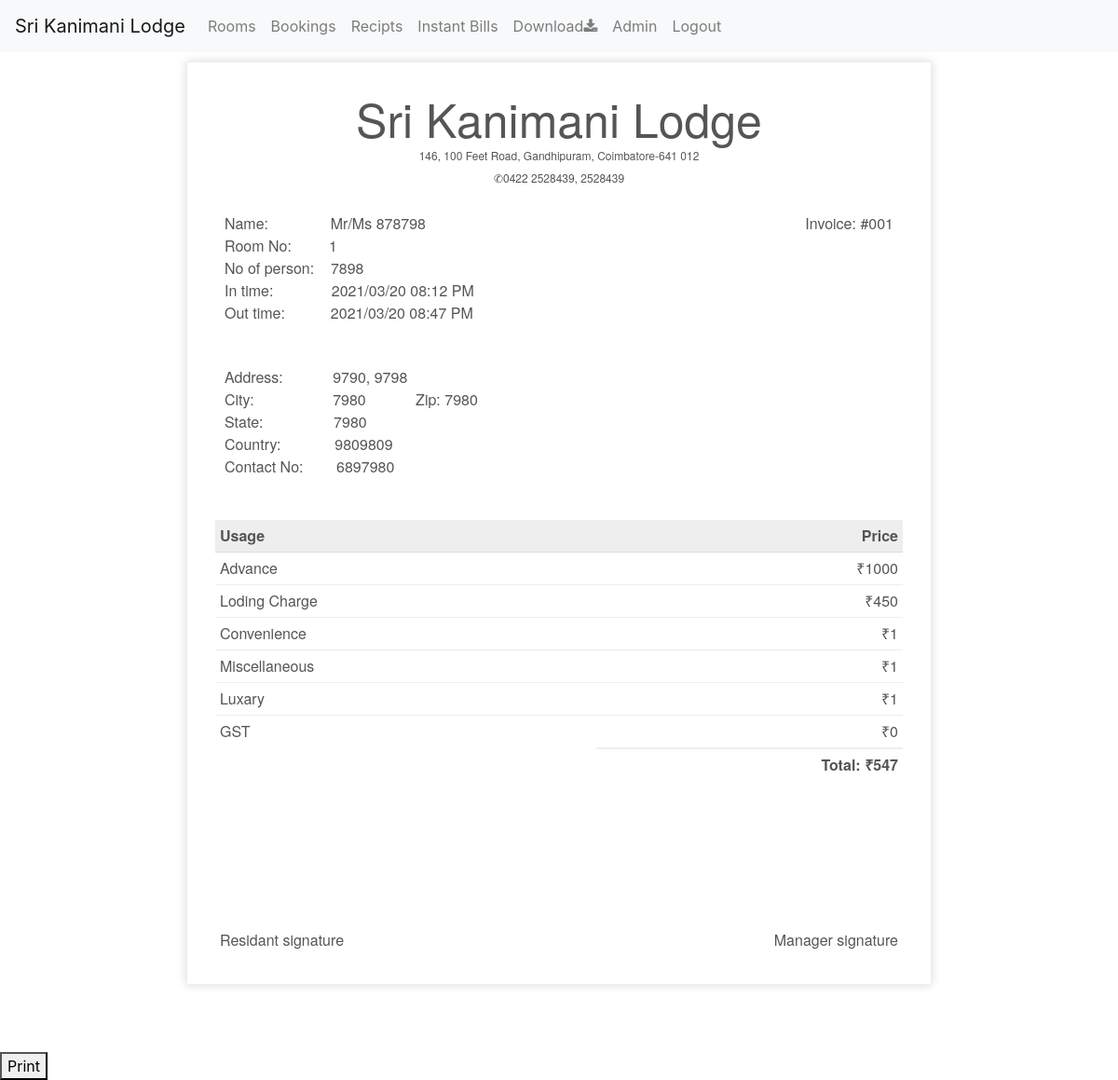
The page /bill/print/1 (signed in) on the database its author committed.
### models.py (models this page shows, shortened)
class CustomDBModel(db.Model):
	__abstract__ = True

class Customer(CustomDBModel):
	id = db.Column(db.Integer , primary_key=True , autoincrement=True)
	name = db.Column(db.Integer, nullable=False)
	count = db.Column(db.Integer, nullable=False, default = 1)
	address1 = db.Column(db.String(200), nullable=True)
	address2 = db.Column(db.String(200), nullable=True)
	city = db.Column(db.String(100), nullable=True)
	country = db.Column(db.String(60), nullable=True)
	state = db.Column(db.String(60), nullable=True)
	zip_code = db.Column(db.String(30), nullable=True)
	contact_no = db.Column(db.String(20), nullable=True)
	created_by = db.Column(db.Integer, nullable=True)

class Bill(CustomDBModel):
	id = db.Column(db.Integer , primary_key=True , autoincrement=True)
	room_id = db.Column(db.Integer, nullable=False)
	customer_id = db.Column(db.Integer, nullable=False)
	in_time = db.Column(db.DateTime, nullable=False)
	out_time =  db.Column(db.DateTime, nullable=True)
	advance = db.Column(db.Integer, nullable=True)
	miscellaneous = db.Column(db.Integer, nullable=True)
	luxary = db.Column(db.Integer, nullable=True)
	charge = db.Column(db.Integer, nullable=True)
	extra_charge = db.Column(db.Integer, nullable=True)
	gst = db.Column(db.Integer, nullable=True)
	total = db.Column(db.Integer, nullable=True)
	closed = db.Column(db.Boolean, default=False)
	created_by = db.Column(db.Integer, nullable=True)

### bills.py (the view)
@bill_blueprint.route('/bill/print/<int:id>')
@login_required
def print_bill(id):
	bill = Bill.query.filter_by(id=id).first()
	data = DictToObject(**all_bill_data(bill))
	return render_template('print_bill.html', data=data)

### models.py (called while the page is built)
	def is_admin(self):
		return current_user.email in app.config['ADMIN_USERS']

### templates/print_bill.html (shortened to what this page needs)
{% extends 'base.html' %}
{% block body %}
<div style="margin-top: 10px;">
    <div id="printable">
<div class="invoice-box" id='invoice-div'>
    <table cellpadding="0" cellspacing="0">
        <p style="text-align: center; margin-top: 30px; font-family: 'Helvetica Neue', 'Helvetica', Helvetica, Arial, sans-serif;">
            <span style="font-size: 50px;line-height: 0px;">Sri Kanimani Lodge</span><br>
            <span style="font-size: 12px;line-height: 0px;">
                146, 100 Feet Road, Gandhipuram, Coimbatore-641 012<br>
                ✆0422 2528439, 2528439
            </span>
        </p>
        <tr class="information">
            <td colspan="2">
                <table>
                    <tr>
                        <td>
                            Name:&nbsp&nbsp&nbsp&nbsp&nbsp&nbsp&nbsp&nbsp&nbsp&nbsp&nbsp&nbsp&nbsp&nbsp Mr/Ms {{data.name}}<br>
                            Room No: &nbsp&nbsp&nbsp&nbsp&nbsp&nbsp&nbsp&nbsp{{data.room_no}}<br>
                            No of person: &nbsp&nbsp&nbsp{{data.no_of_person}}<br>
                            In time: &nbsp&nbsp&nbsp&nbsp&nbsp&nbsp&nbsp&nbsp&nbsp&nbsp&nbsp&nbsp&nbsp{{data.in_time}}<br>
                            Out time: &nbsp&nbsp&nbsp&nbsp&nbsp&nbsp&nbsp&nbsp&nbsp&nbsp{{data.out_time}}
                        </td>
                        <td>
                            Invoice: #<span id='bill_id'></span><br>
                            {{curent_time}}<br>
                        </td>
                    </tr>
                    <tr>
                        <td>
                            Address:&nbsp&nbsp&nbsp&nbsp&nbsp&nbsp&nbsp&nbsp&nbsp&nbsp&nbsp {{data.address1}}, {{data.address2}}<br>
                            City: &nbsp&nbsp&nbsp&nbsp&nbsp&nbsp&nbsp&nbsp&nbsp&nbsp&nbsp&nbsp&nbsp&nbsp&nbsp&nbsp&nbsp&nbsp{{data.city}} &nbsp&nbsp&nbsp&nbsp&nbsp&nbsp&nbsp&nbsp&nbsp&nbsp Zip: {{data.zip}}<br>
                            State: &nbsp&nbsp&nbsp&nbsp&nbsp&nbsp&nbsp&nbsp&nbsp&nbsp&nbsp&nbsp&nbsp&nbsp&nbsp&nbsp{{data.state}} <br>
                            Country: &nbsp&nbsp&nbsp&nbsp&nbsp&nbsp&nbsp&nbsp&nbsp&nbsp&nbsp&nbsp{{data.country}}<br>
                            Contact No: &nbsp&nbsp&nbsp&nbsp&nbsp&nbsp&nbsp{{data.contact_number}}
                        </td>
                    </tr>
                </table>
            </td>
        </tr>
        <tr class="heading">
            <td>
                Usage
            </td>
            <td>
                Price
            </td>
        </tr>
        <tr class="item">
            <td>
                Advance
            </td>
            <td>
                ₹{{data.advance}}
            </td>
        </tr>
        <tr class="item">
            <td>
                Loding Charge
            </td>
            <td>
                ₹{{data.cost}}
            </td>
        </tr>
        <tr class="item">
            <td>
                Convenience
            </td>
            <td>
                ₹{{data.extra_cost}}
            </td>
        </tr>
        <tr class="item">
            <td>
                Miscellaneous
            </td>
            <td>
                ₹{{data.miscellaneous}}
            </td>
        </tr>
        <tr class="item">
            <td>
                Luxary
            </td>
            <td>
                ₹{{data.luxary}}
            </td>
        </tr>
        <tr class="item last">
            <td>
                GST
            </td>
            <td>
                ₹{{data.gst}}
            </td>
        </tr>
        <tr class="total">
            <td></td>
            <td>
                Total: ₹{{data.total}}
            </td>
        </tr>
    </table>
    <table>
        <tr>
            <td>
                <br><br><br><br><br><br>
            </td>
            <td>
                <br><br><br><br><br><br>
            </td>
        </tr>
        <tr>
            <td>
                Residant signature
            </td>
            <td>
                Manager signature
            </td>
        </tr>
    </table>
</div>
</div>
</div>
<br><br><br>
<button class="noPrint" id="PrintButton" onclick="print_bill()">Print</button>
{% endblock %}

### templates/base.html (shortened to what this page needs)
<!DOCTYPE html>
<html lang="en">
<head>
 <link rel="stylesheet" type="text/css" href="{{ url_for('static', filename='css/bs4_1_3.css') }}">
  <link rel="stylesheet" href="https://cdnjs.cloudflare.com/ajax/libs/font-awesome/4.7.0/css/font-awesome.min.css">
</head>
<body>
  <nav class="navbar navbar-expand-lg navbar-light bg-light">
    <a class="navbar-brand" href="#">Sri Kanimani Lodge</a>
    <div class="collapse navbar-collapse" id="navbarNavDropdown">
      <ul class="navbar-nav">
        <li class="nav-item">
          <a class="nav-link" href="/">Rooms</a>
        </li>
        <li class="nav-item">
          <a class="nav-link" href="/bill">Bookings</a>
        </li>
        <li class="nav-item">
          <a class="nav-link" href="/bill/old">Recipts</a>
        </li>
        <li class="nav-item">
          <a class="nav-link" href="/bill/custom">Instant Bills</a>
        </li>
        {% if current_user.is_authenticated %}
        <li class="nav-item">
          <a class="nav-link" href="/lodge_data.csv">Download<i class="fa fa-download"></i></a>
        </li>
        {% endif %}
        {% if not current_user.is_anonymous and current_user.is_admin() %}
        <li class="nav-item">
          <a class="nav-link" href="/admin">Admin</i></a>
        </li>
        {% endif %}
        {% if current_user.is_authenticated %}
        <li class="nav-item">
          <a class="nav-link" href="/logout">Logout</i></a>
        </li>
        {% endif %}
      </ul>
    </div>
  </nav>
  {% block body %}
  {% endblock %}
</body>
</html>

### templates/print_bill.html (style rules this page uses)
.invoice-box { max-width: 800px; margin: auto; padding: 30px; border: 1px solid #eee; box-shadow: 0 0 10px rgba(0, 0, 0, .15); font-size: 16px; line-height: 24px; font-family: 'Helvetica Neue', 'Helvetica', Helvetica, Arial, sans-serif; color: #555; }
.invoice-box table { width: 100%; line-height: inherit; text-align: left; }
.invoice-box table td { padding: 5px; vertical-align: top; }
.invoice-box table tr td:nth-child(2) { text-align: right; }
.invoice-box table tr.information table td { padding-bottom: 40px; }
.invoice-box table tr.heading td { background: #eee; border-bottom: 1px solid #ddd; font-weight: bold; }
.invoice-box table tr.item td { border-bottom: 1px solid #eee; }
.invoice-box table tr.item.last td { border-bottom: none; }
.invoice-box table tr.total td:nth-child(2) { border-top: 2px solid #eee; font-weight: bold; }

### rows shown on the page
Customer: name "878798", no_of_person "7898", address1 "9790", address2 "9798", city "7980", zip "7980", state "7980", country "9809809", contact_number "6897980"
Bill: advance "1000", cost "450", total "547"

### other values the page prints
{{ data.room_no }} "1"
{{ data.in_time }} "2021/03/20 08:12 PM"
{{ data.out_time }} "2021/03/20 08:47 PM"
{{ data.extra_cost }} "1"
{{ data.miscellaneous }} "1"
{{ data.luxary }} "1"
{{ data.gst }} "0"
